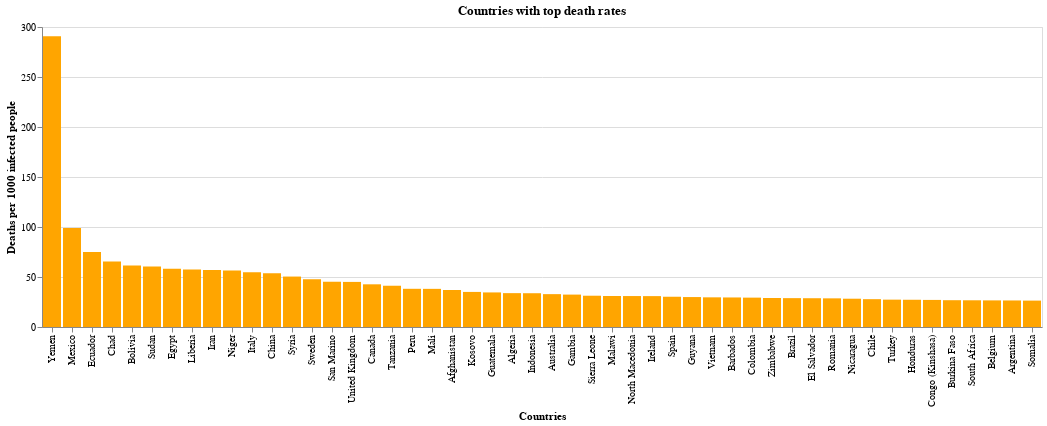

Here is the notebook cell this chart was saved with:
### Markdown cell above
This graph shows the 50 countries that are facing highest rate of deaths per 1000 infections, across the world. As it is not so intuitive that the developed countries such as Belgium, France, Netherlands are among the top countries having highest death rate.

### Code cell
#hide_input
# make the bar-chart for countries on "deaths per 1000 infections"
alt.Chart(df_top_death).mark_bar(color='Orange').encode(
    x= alt.Y('country:N', sort='-y', title="Countries"),
    y=alt.Y('Deaths_per_1000', title="Deaths per 1000 infected people")
).properties(
    title='Countries with top death rates')

### Figure 1 — Vega-Lite specification as saved in the notebook (floating-point values rounded to 4 significant figures)
{"config": {"view": {"continuousWidth": 400, "continuousHeight": 300}}, "data": {"name": "data-ea5bb028ab5b905a427c37f4af40aac6"}, "mark": {"type": "bar", "color": "Orange"}, "encoding": {"x": {"type": "nominal", "field": "country", "sort": "-y", "title": "Countries"}, "y": {"type": "quantitative", "field": "Deaths_per_1000", "title": "Deaths per 1000 infected people"}}, "title": "Countries with top death rates", "$schema": "https://vega.github.io/schema/vega-lite/v4.8.1.json", "datasets": {"data-ea5bb028ab5b905a427c37f4af40aac6": [{"country": "Yemen", "infections": 2063, "deaths": 600, "recovered": 1366, "Deaths_per_1000": 290.8, "Recovered_per_1000": 662.1}, {"country": "Mexico", "infections": 929392, "deaths": 91895, "recovered": 786516, "Deaths_per_1000": 98.88, "Recovered_per_1000": 846.3}, {"country": "Ecuador", "infections": 169194, "deaths": 12684, "recovered": 149048, "Deaths_per_1000": 74.97, "Recovered_per_1000": 880.9}, {"country": "Chad", "infections": 1498, "deaths": 98, "recovered": 1324, "Deaths_per_1000": 65.42, "Recovered_per_1000": 883.9}, {"country": "Bolivia", "infections": 141833, "deaths": 8731, "recovered": 111848, "Deaths_per_1000": 61.56, "Recovered_per_1000": 788.6}, {"country": "Sudan", "infections": 13819, "deaths": 837, "recovered": 6764, "Deaths_per_1000": 60.57, "Recovered_per_1000": 489.5}, {"country": "Egypt", "infections": 107736, "deaths": 6278, "recovered": 99555, "Deaths_per_1000": 58.27, "Recovered_per_1000": 924.1}, {"country": "Liberia", "infections": 1426, "deaths": 82, "recovered": 1279, "Deaths_per_1000": 57.5, "Recovered_per_1000": 896.9}, {"country": "Iran", "infections": 620491, "deaths": 35298, "recovered": 486691, "Deaths_per_1000": 56.89, "Recovered_per_1000": 784.4}, {"country": "Niger", "infections": 1221, "deaths": 69, "recovered": 1141, "Deaths_per_1000": 56.51, "Recovered_per_1000": 934.5}, {"country": "Italy", "infections": 709335, "deaths": 38826, "recovered": 292380, "Deaths_per_1000": 54.74, "Recovered_per_1000": 412.2}, {"country": "China", "infections": 86067, "deaths": 4634, "recovered": 81066, "Deaths_per_1000": 53.84, "Recovered_per_1000": 941.9}, {"country": "Syria", "infections": 5789, "deaths": 292, "recovered": 2021, "Deaths_per_1000": 50.44, "Recovered_per_1000": 349.1}, {"country": "Sweden", "infections": 124355, "deaths": 5938, "recovered": 0, "Deaths_per_1000": 47.75, "Recovered_per_1000": 0.0}, {"country": "San Marino", "infections": 928, "deaths": 42, "recovered": 721, "Deaths_per_1000": 45.26, "Recovered_per_1000": 776.9}, {"country": "United Kingdom", "infections": 1038054, "deaths": 46807, "recovered": 2841, "Deaths_per_1000": 45.09, "Recovered_per_1000": 2.74}, {"country": "Canada", "infections": 239649, "deaths": 10230, "recovered": 200768, "Deaths_per_1000": 42.69, "Recovered_per_1000": 837.8}, {"country": "Tanzania", "infections": 509, "deaths": 21, "recovered": 183, "Deaths_per_1000": 41.26, "Recovered_per_1000": 359.5}, {"country": "Peru", "infections": 902503, "deaths": 34476, "recovered": 825197, "Deaths_per_1000": 38.2, "Recovered_per_1000": 914.3}, {"country": "Mali", "infections": 3565, "deaths": 136, "recovered": 2758, "Deaths_per_1000": 38.15, "Recovered_per_1000": 773.6}, {"country": "Afghanistan", "infections": 41501, "deaths": 1536, "recovered": 34326, "Deaths_per_1000": 37.01, "Recovered_per_1000": 827.1}, {"country": "Kosovo", "infections": 19328, "deaths": 678, "recovered": 15429, "Deaths_per_1000": 35.08, "Recovered_per_1000": 798.3}, {"country": "Guatemala", "infections": 108104, "deaths": 3738, "recovered": 97756, "Deaths_per_1000": 34.58, "Recovered_per_1000": 904.3}, {"country": "Algeria", "infections": 58272, "deaths": 1973, "recovered": 40395, "Deaths_per_1000": 33.86, "Recovered_per_1000": 693.2}, {"country": "Indonesia", "infections": 412784, "deaths": 13943, "recovered": 341942, "Deaths_per_1000": 33.78, "Recovered_per_1000": 828.4}, {"country": "Australia", "infections": 27601, "deaths": 907, "recovered": 25352, "Deaths_per_1000": 32.86, "Recovered_per_1000": 918.5}, {"country": "Gambia", "infections": 3672, "deaths": 119, "recovered": 3196, "Deaths_per_1000": 32.41, "Recovered_per_1000": 870.4}, {"country": "Sierra Leone", "infections": 2366, "deaths": 74, "recovered": 1802, "Deaths_per_1000": 31.28, "Recovered_per_1000": 761.6}, {"country": "Malawi", "infections": 5932, "deaths": 184, "recovered": 5323, "Deaths_per_1000": 31.02, "Recovered_per_1000": 897.3}, {"country": "North Macedonia", "infections": 32436, "deaths": 1004, "recovered": 21090, "Deaths_per_1000": 30.95, "Recovered_per_1000": 650.2}, {"country": "Ireland", "infections": 62002, "deaths": 1915, "recovered": 23364, "Deaths_per_1000": 30.89, "Recovered_per_1000": 376.8}, {"country": "Spain", "infections": 1185678, "deaths": 35878, "recovered": 150376, "Deaths_per_1000": 30.26, "Recovered_per_1000": 126.8}, {"country": "Guyana", "infections": 4208, "deaths": 126, "recovered": 3242, "Deaths_per_1000": 29.94, "Recovered_per_1000": 770.4}, {"country": "Vietnam", "infections": 1180, "deaths": 35, "recovered": 1063, "Deaths_per_1000": 29.66, "Recovered_per_1000": 900.9}, {"country": "Barbados", "infections": 237, "deaths": 7, "recovered": 221, "Deaths_per_1000": 29.54, "Recovered_per_1000": 932.5}, {"country": "Colombia", "infections": 1082767, "deaths": 31796, "recovered": 977371, "Deaths_per_1000": 29.37, "Recovered_per_1000": 902.7}, {"country": "Zimbabwe", "infections": 8374, "deaths": 243, "recovered": 7927, "Deaths_per_1000": 29.02, "Recovered_per_1000": 946.6}, {"country": "Brazil", "infections": 5545705, "deaths": 160074, "recovered": 5022338, "Deaths_per_1000": 28.86, "Recovered_per_1000": 905.6}, {"country": "El Salvador", "infections": 34015, "deaths": 979, "recovered": 29788, "Deaths_per_1000": 28.78, "Recovered_per_1000": 875.7}, {"country": "Romania", "infections": 246663, "deaths": 7067, "recovered": 175975, "Deaths_per_1000": 28.65, "Recovered_per_1000": 713.4}, {"country": "Nicaragua", "infections": 5514, "deaths": 156, "recovered": 4225, "Deaths_per_1000": 28.29, "Recovered_per_1000": 766.2}, {"country": "Chile", "infections": 511864, "deaths": 14247, "recovered": 488166, "Deaths_per_1000": 27.83, "Recovered_per_1000": 953.7}, {"country": "Turkey", "infections": 377473, "deaths": 10326, "recovered": 325486, "Deaths_per_1000": 27.36, "Recovered_per_1000": 862.3}, {"country": "Honduras", "infections": 98212, "deaths": 2675, "recovered": 40687, "Deaths_per_1000": 27.24, "Recovered_per_1000": 414.3}, {"country": "Congo (Kinshasa)", "infections": 11373, "deaths": 308, "recovered": 10768, "Deaths_per_1000": 27.08, "Recovered_per_1000": 946.8}, {"country": "Burkina Faso", "infections": 2500, "deaths": 67, "recovered": 2250, "Deaths_per_1000": 26.8, "Recovered_per_1000": 900.0}, {"country": "South Africa", "infections": 726823, "deaths": 19411, "recovered": 655330, "Deaths_per_1000": 26.71, "Recovered_per_1000": 901.6}, {"country": "Belgium", "infections": 441018, "deaths": 11737, "recovered": 25819, "Deaths_per_1000": 26.61, "Recovered_per_1000": 58.54}, {"country": "Argentina", "infections": 1173533, "deaths": 31140, "recovered": 985316, "Deaths_per_1000": 26.54, "Recovered_per_1000": 839.6}, {"country": "Somalia", "infections": 3941, "deaths": 104, "recovered": 3185, "Deaths_per_1000": 26.39, "Recovered_per_1000": 808.2}]}}
